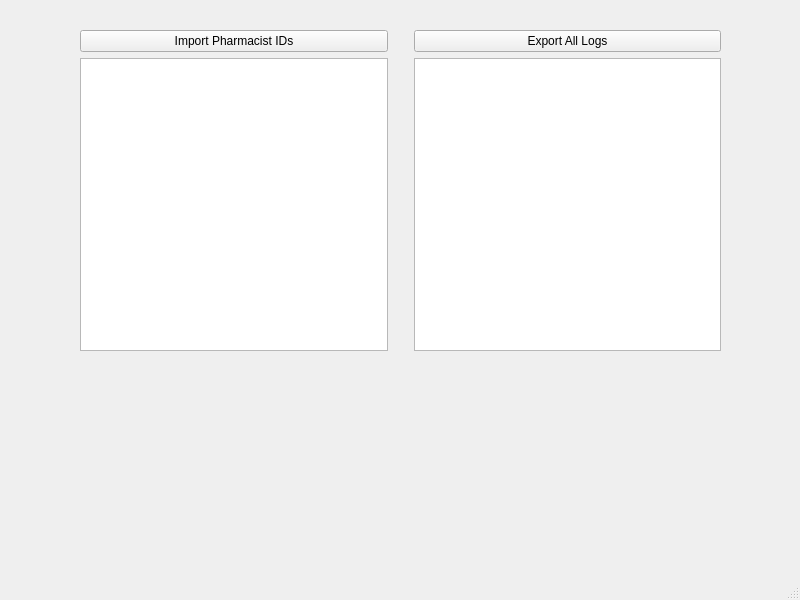
<?xml version="1.0" encoding="UTF-8"?>
<ui version="4.0">
 <class>MainWindow</class>
 <widget class="QMainWindow" name="MainWindow">
  <property name="geometry">
   <rect>
    <x>0</x>
    <y>0</y>
    <width>800</width>
    <height>600</height>
   </rect>
  </property>
  <property name="windowTitle">
   <string>MainWindow</string>
  </property>
  <widget class="QWidget" name="centralwidget">
   <widget class="QWidget" name="gridLayoutWidget">
    <property name="geometry">
     <rect>
      <x>80</x>
      <y>30</y>
      <width>641</width>
      <height>321</height>
     </rect>
    </property>
    <layout class="QGridLayout" name="gridLayout">
     <item row="0" column="0">
      <widget class="QPushButton" name="pushButton">
       <property name="text">
        <string>Import Pharmacist IDs</string>
       </property>
      </widget>
     </item>
     <item row="1" column="0">
      <widget class="QTextEdit" name="textEdit"/>
     </item>
     <item row="0" column="2">
      <widget class="QPushButton" name="pushButton_2">
       <property name="text">
        <string>Export All Logs</string>
       </property>
      </widget>
     </item>
     <item row="1" column="1">
      <spacer name="verticalSpacer">
       <property name="orientation">
        <enum>Qt::Orientation::Vertical</enum>
       </property>
       <property name="sizeHint" stdset="0">
        <size>
         <width>20</width>
         <height>40</height>
        </size>
       </property>
      </spacer>
     </item>
     <item row="1" column="2">
      <widget class="QPlainTextEdit" name="plainTextEdit"/>
     </item>
    </layout>
   </widget>
  </widget>
  <widget class="QMenuBar" name="menubar">
   <property name="geometry">
    <rect>
     <x>0</x>
     <y>0</y>
     <width>800</width>
     <height>25</height>
    </rect>
   </property>
  </widget>
  <widget class="QStatusBar" name="statusbar"/>
 </widget>
 <resources/>
 <connections/>
</ui>
